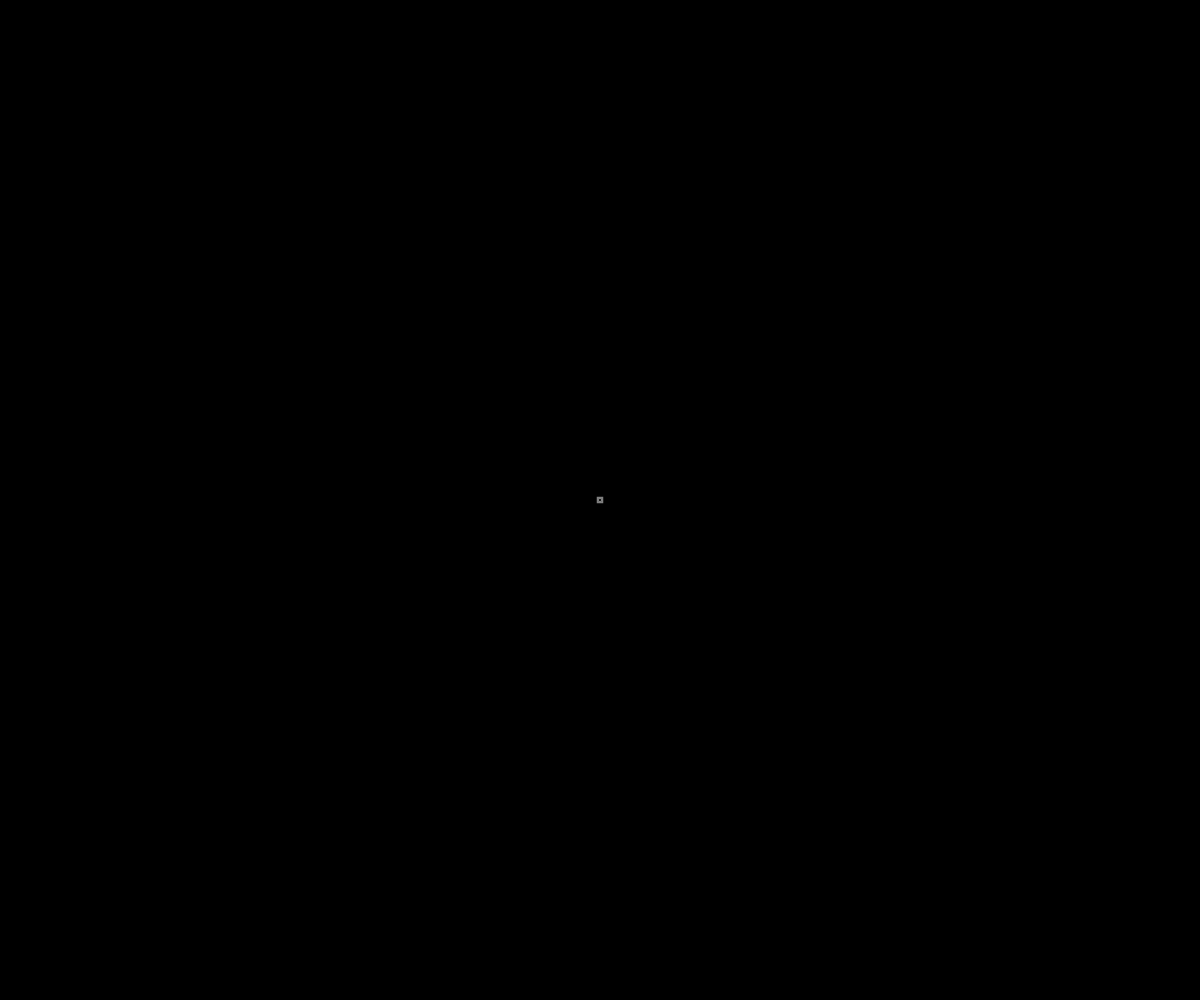
Frame 1 (no input)
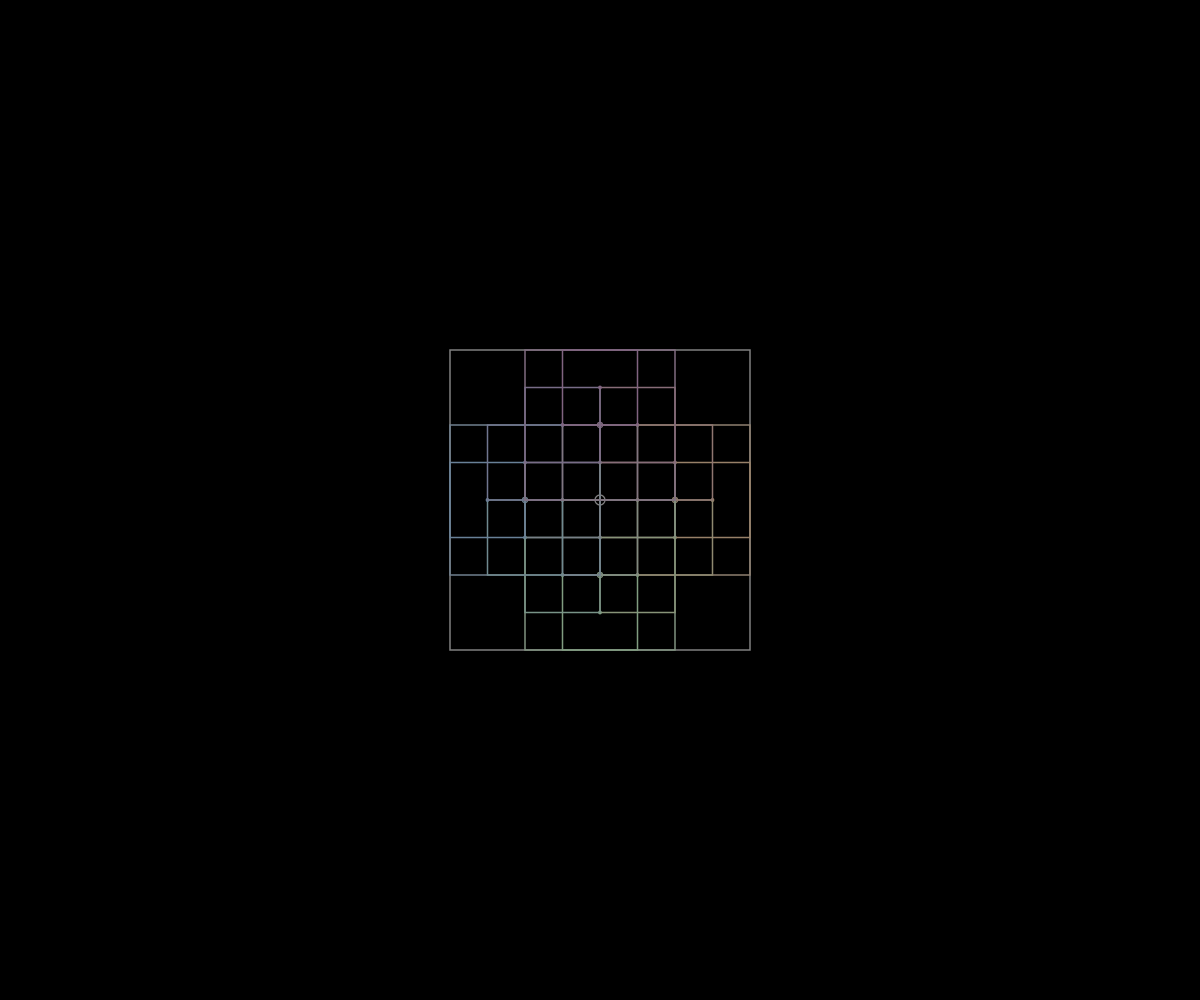
Frame 60 (no input)
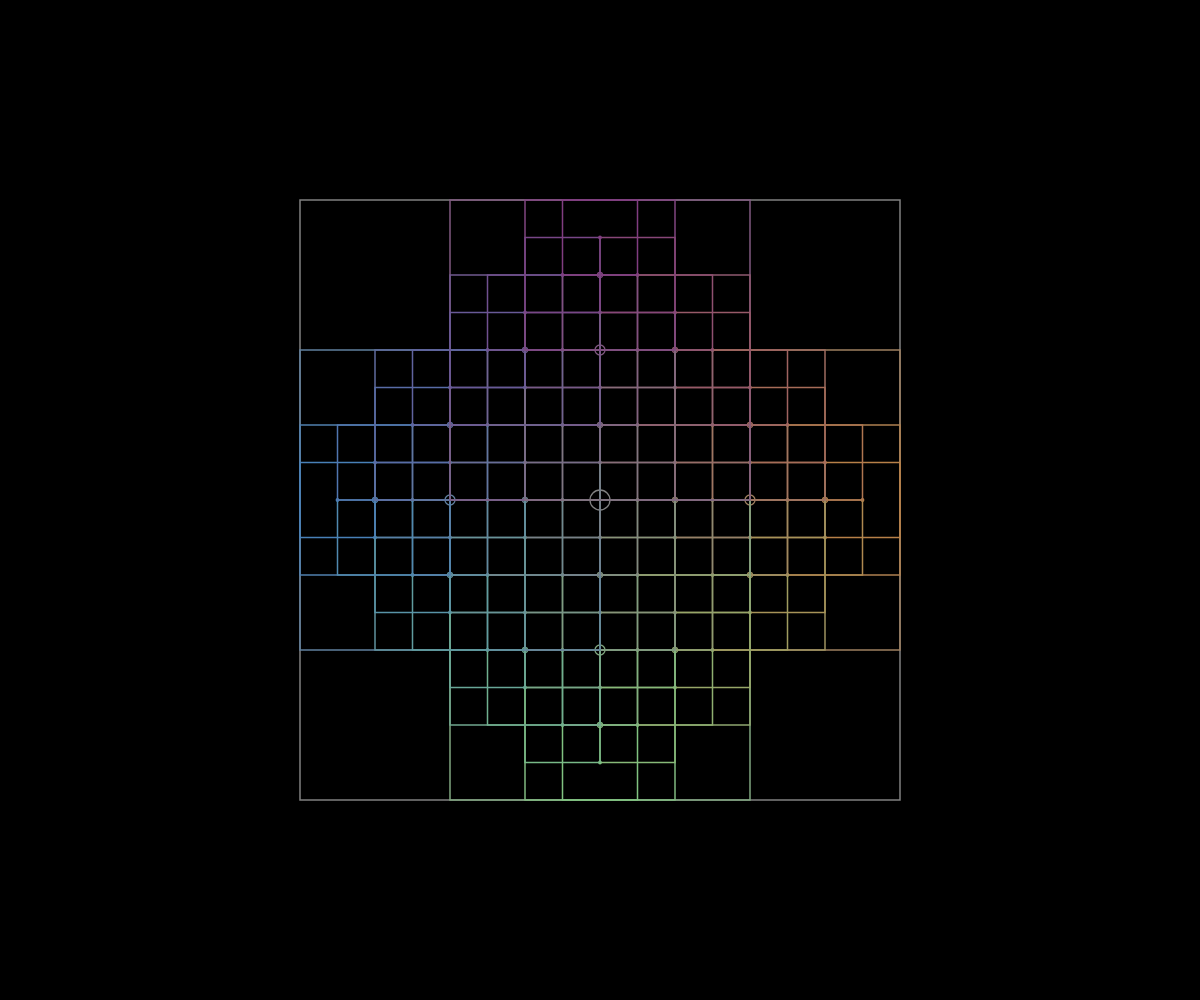
Frame 120 (the mouse pressed at the canvas centre since frame 60)

The p5.js sketch that drew these frames (run headless with seeded random() and noise() and a simulated clock; from frame 60 on, the mouse is pressed at the canvas centre):

// p5.js sketch
// ── sketch.js
// Description: Recursive Circles with a rectangle

function setup() {
  createCanvas(windowWidth, windowHeight);
}

function draw() {
  background(0, 0, 0);
  recurcsive(width / 2, height / 2, (width / 4) * millis() * 0.001); //call the recursive function IN the draw loop to make it run over and over again
}

function recurcsive(x, y, diameter) {
  //set the color
  let r = (x / width) * 255;
  let g = (y / height) * 255;
  let b = 255 - r;
  let a = 255;

  stroke(r, g, b, a);

  //set the offset
  // uncooment one of the following lines to see the difference
  // let Offset = 50; //;
  // let Offset = (diameter * 0.25) % 50; //;
  let Offset = diameter * 0.25;

  noFill();

  push();
  strokeWeight(1.5);
  rect(x - diameter / 2, y - diameter / 2, diameter); //draw a rectangle
  strokeWeight(1.3);
  circle(x, y, (diameter * 0.7) % 50); //draw a circle
  pop();

  //You must always have an exit condition or your program will enter into an infinite loop - a crash
  if (diameter < 90) {
    return; // leave the function
  } else {
    //make a recursive function call but with a reduced diameter
    noFill();
    recurcsive(x + Offset, y, diameter * 0.5); //left
    recurcsive(x, y + Offset, diameter * 0.5); //down
    recurcsive(x - Offset, y, diameter * 0.5); //right
    recurcsive(x, y - Offset, diameter * 0.5); //up
  }
}
